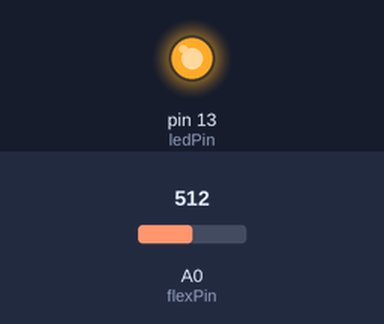
This sketch was run on a simulated Arduino Uno, built with avr-gcc and run on an emulated ATmega328P. Shown: output pins drawn as LEDs (lit = HIGH). The inputs (shaded band) are chosen by the test bench; at power-on: A0 (flexPin) = 512. What the sketch prints to the serial monitor is not drawn.

Above: at 3.3 s.
3.4 s: A0 (flexPin) set to 267
6.7 s: A0 (flexPin) set to 234
At 8.0 s:
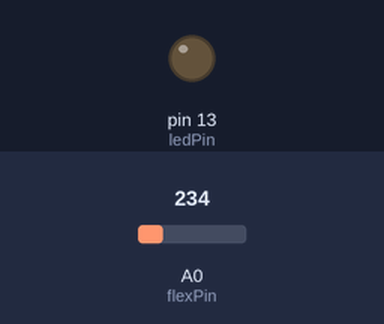
10.0 s: A0 (flexPin) set to 260
At 10.5 s:
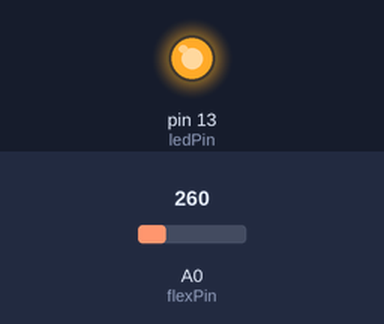
13.3 s: A0 (flexPin) set to 240
At 16.0 s:
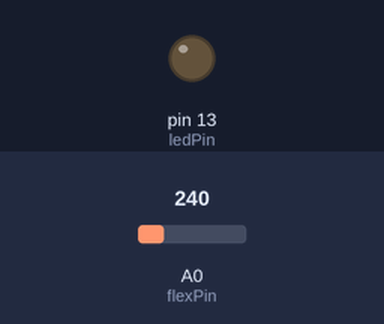
Timing chart, 0 to 17.5 s (numbered marks = the images above; inputs shaded):
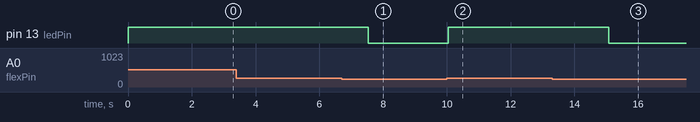

The sketch:

women_safety.ino
```cpp
int flexPin = A0;
int ledPin = 13;
int threshold = 250;

void setup() {
  Serial.begin(9600);
  pinMode(ledPin, OUTPUT);
}

void loop() {
  int flexValue = analogRead(flexPin);
  Serial.print("Flex Sensor Value: ");
  Serial.println(flexValue);

  if (flexValue > threshold) {
    digitalWrite(ledPin, HIGH);
    Serial.println("🚨 SMS SENT TO 9876543210: Emergency! Help Needed.");
    delay(2000);
  } else {
    digitalWrite(ledPin, LOW);
  }

  delay(500);
}
```

Measured:
- the behaviour switches between 251 and 250 on A0 (flexPin) (found by bisection; images 0 and 1)
- after the input at 3.4 s, every drawn part: stays the same
- after the input at 6.7 s, pin 13 (ledPin): HIGH → LOW after 0.84 s
- after the input at 10.0 s, pin 13 (ledPin): LOW → HIGH at once
- after the input at 13.3 s, pin 13 (ledPin): HIGH → LOW after 1.8 s
